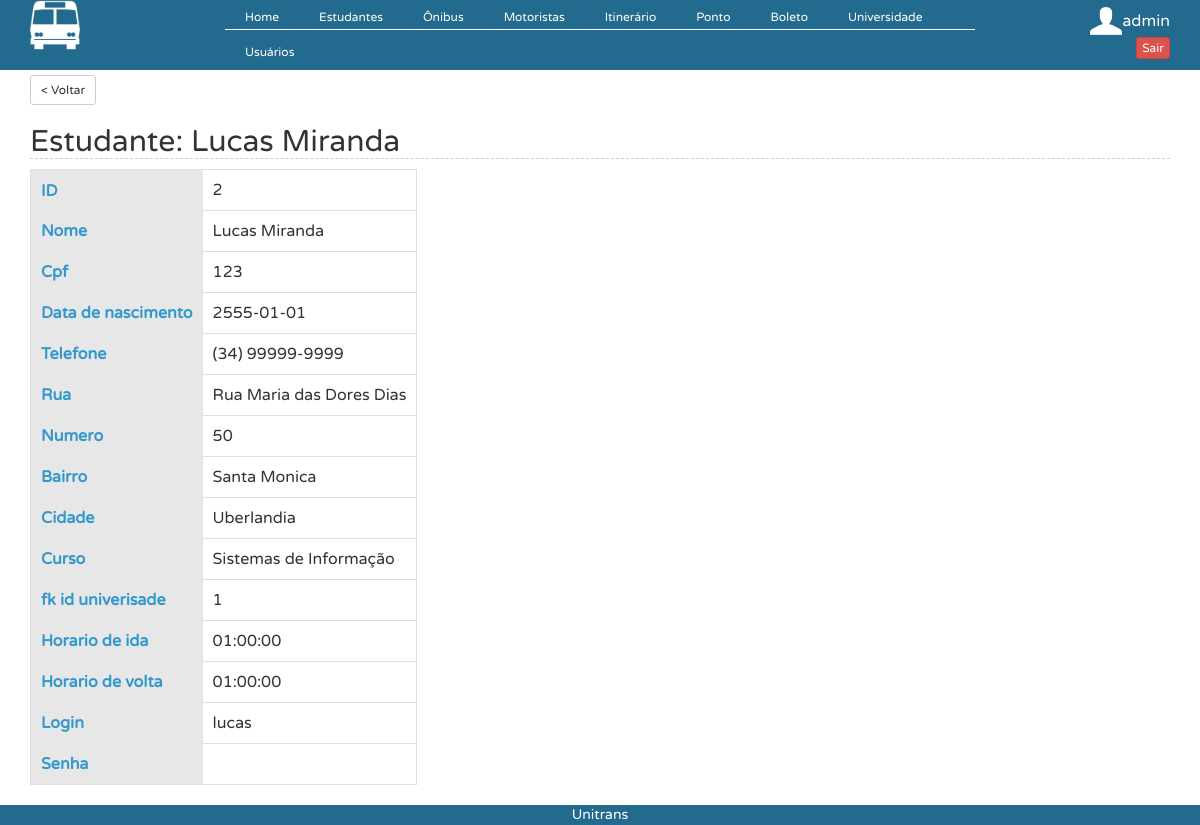
/?controller=estudante&action=view&id=2 (signed in), run on an earlier commit of the app's database.
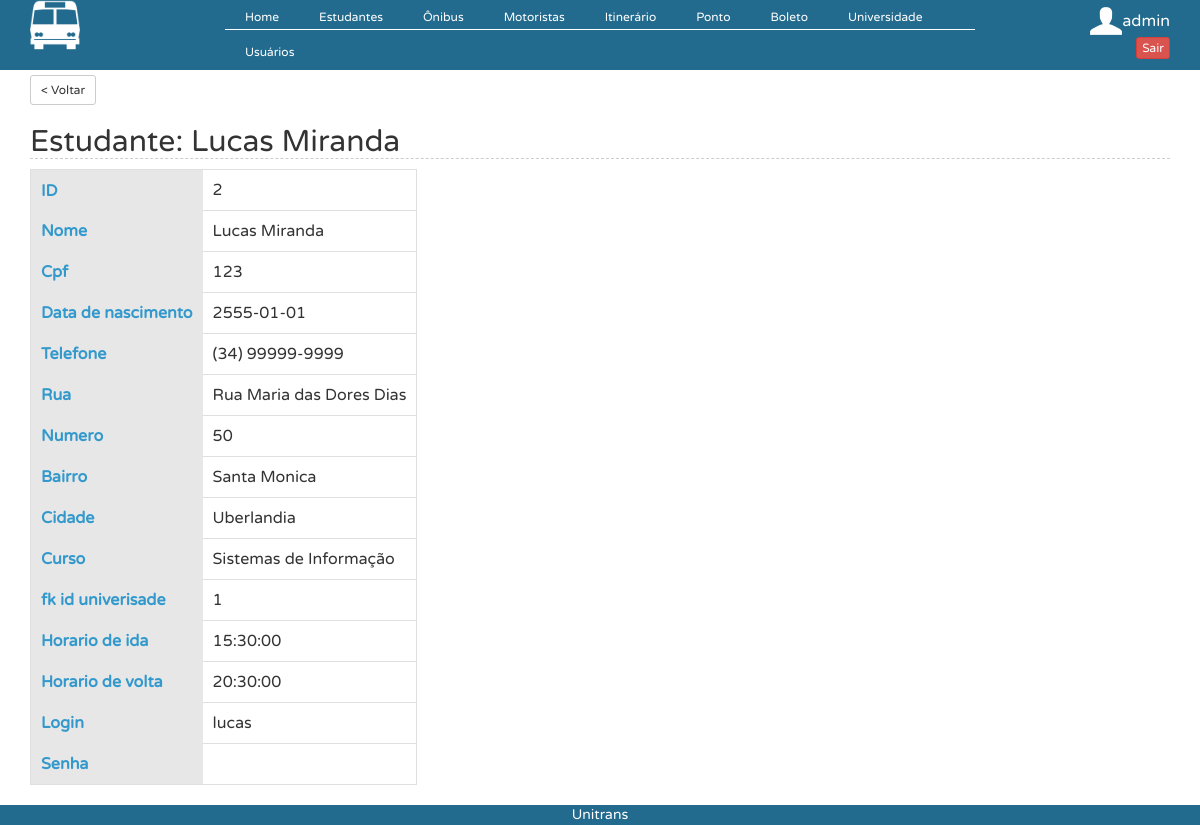
And on a later commit of the database.
### tables this page shows
CREATE TABLE `estudante` (
  `id` int(11) NOT NULL AUTO_INCREMENT,
  `nome` varchar(45) DEFAULT NULL,
  `cpf` varchar(45) DEFAULT NULL,
  `data_de_nascimento` date DEFAULT NULL,
  `rua` varchar(45) DEFAULT NULL,
  `telefone` varchar(45) DEFAULT NULL,
  `fk_id_universidade` varchar(45) DEFAULT NULL,
  `curso` varchar(45) DEFAULT NULL,
  `login` varchar(45) DEFAULT NULL,
  `senha` varchar(45) DEFAULT NULL,
  `horario_de_ida` time DEFAULT NULL,
  `numero` int(11) DEFAULT NULL,
  `bairro` varchar(45) DEFAULT NULL,
  `cidade` varchar(45) DEFAULT NULL,
  `horario_de_volta` time DEFAULT NULL,
  `foto` varchar(100) DEFAULT NULL,
  `latitude` varchar(25) DEFAULT NULL,
  `longitude` varchar(25) DEFAULT NULL,
  `fk_id_ponto` int(11) DEFAULT '1',
  PRIMARY KEY (`id`)
);

### controllers/EstudanteController.php (called while the page is built, shortened)
<?php
class EstudanteController {
   public function view() {
      $estudante = EstudanteDAO::find($_GET['id']);
      require_once('views/estudante/view.php');
   }
}
?>

### connection.php (called while the page is built, shortened)
<?php
  class Db {
    private static $instance = NULL;
    public static function getInstance() {
      if (!isset(self::$instance)) {
        $pdo_options[PDO::ATTR_ERRMODE] = PDO::ERRMODE_EXCEPTION;
        self::$instance = new PDO('mysql:host=localhost;dbname=teste', 'root', '123456', $pdo_options);
      }
      return self::$instance;
    }
  }
?>

### models/EstudanteDAO.php (called while the page is built, shortened)
<?php
@include_once 'models/Estudante.php';
class EstudanteDAO {
    public static function find($id) {
        $id = intval($id);
        $req = Db::getInstance()->prepare('SELECT * FROM estudante WHERE id = :id');
        $req->execute(array('id' => $id));
        return EstudanteDAO::popular($req->fetch());
    }
    public static function popular($linha) {
        $estudante = new Estudante();
        $estudante->setId($linha['id']);
        $estudante->setNome($linha['nome']);
        $estudante->setCpf($linha['cpf']);
        $estudante->setData_de_nascimento($linha['data_de_nascimento']);
        $estudante->setTelefone($linha['telefone']);
        $estudante->setRua($linha['rua']);
        $estudante->setNumero($linha['numero']);
        $estudante->setBairro($linha['bairro']);
        $estudante->setCidade($linha['cidade']);
        $estudante->setCurso($linha['curso']);
        $estudante->setfk_id_universidade($linha['fk_id_universidade']);
        $estudante->setHorario_de_ida($linha['horario_de_ida']);
        $estudante->setHorario_de_volta($linha['horario_de_volta']);
        $estudante->setLogin($linha['login']);
        $estudante->setFoto($linha['foto']);
        $estudante->setLat($linha["latitude"]);
        $estudante->setLong($linha["longitude"]);
        $estudante->setFk_id_ponto_embarque($linha["fk_id_ponto_embarque"]);
        $estudante->setFk_id_ponto_desembarque($linha["fk_id_ponto_desembarque"]);
        return $estudante;
    }
}

### models/Estudante.php (called while the page is built, shortened)
<?php
class Estudante{
    private $id;
    private $nome;
    private $cpf;
    private $data_de_nascimento;
    private $telefone;
    private $rua;
    private $numero;
    private $bairro;
    private $cidade;
    private $curso;
    private $fk_id_universidade;
    private $horario_de_ida;
    private $horario_de_volta;
    private $login;
function setId ($id){
        $this->id=$id;
    }
    function getId (){
        return $this->id;
    }
    public function getNome() {
        return $this->nome;
    }
    public function setNome($nome) {
        $this->nome = $nome;
    }
    public function getCpf() {
        return $this->cpf;
    }
    public function setCpf($cpf) {
        $this->cpf = $cpf;
    }
    public function getData_de_nascimento() {
        return $this->data_de_nascimento;
    }
    public function setData_de_nascimento($data_de_nascimento) {
        $this->data_de_nascimento = $data_de_nascimento;
    }
    public function getTelefone() {
        return $this->telefone;
    }
    public function setTelefone($telefone) {
        $this->telefone = $telefone;
    }
    public function getRua() {
        return $this->rua;
    }
    public function setRua($rua) {
        $this->rua = $rua;
    }
    public function getNumero() {
        return $this->numero;
    }
    public function setNumero($numero) {
        $this->numero = $numero;
    }
    public function getBairro() {
        return $this->bairro;
    }
    public function setBairro($bairro) {
        $this->bairro = $bairro;
    }
    public function getCidade() {
        return $this->cidade;
    }
    public function setCidade($cidade) {
        $this->cidade = $cidade;
    }
    public function getCurso() {
        return $this->curso;
    }
    public function setCurso($curso) {
        $this->curso = $curso;
    }
    public function getfk_id_universidade() {
        return $this->fk_id_universidade;
    }
    public function setfk_id_universidade($fk_id_universidade) {
        $this->fk_id_universidade = $fk_id_universidade;
    }
    public function getHorario_de_ida() {
        return $this->horario_de_ida;
    }
    public function setHorario_de_ida($horario_de_ida) {
        $this->horario_de_ida = $horario_de_ida;
    }
    public function getHorario_de_volta() {
        return $this->horario_de_volta;
    }
    public function setHorario_de_volta($horario_de_volta) {
        $this->horario_de_volta = $horario_de_volta;
    }
    public function getLogin() {
        return $this->login;
    }
    public function setLogin($login) {
        $this->login = $login;
    }
}
?>

### views/estudante/view.php (the view)
<button  onclick="javascript:history.back()" type="button" class="btn btn-default btn-sm" style="margin-top: 5px">
                    < Voltar
                </button><h2>Estudante: <?php echo $estudante->getNome();?></h2>
<table class="view">
    <tbody>
      <tr>
        <th>ID</th>
        <td><?php echo $estudante->getId() ?></td>
      </tr>
    <tr align="left">
        <th>Nome</th>
        <td><?php echo $estudante->getNome()?></td>
    </tr>
    <tr align="left">
        <th>Cpf</th>
        <td><?php echo $estudante->getCpf()?></td>
    </tr>
    <tr align="left">
        <th>Data de nascimento</th>
        <td><?php echo $estudante->getData_de_nascimento()?></td>
    </tr>
    <tr align="left">
        <th>Telefone</th>
        <td><?php echo $estudante->getTelefone()?></td>
    </tr>
    <tr align="left">
        <th>Rua</th>
        <td><?php echo $estudante->getRua()?></td>
    </tr>
    <tr align="left">
        <th>Numero</th>
        <td><?php echo $estudante->getNumero()?></td>
    </tr>
    <tr align="left">
        <th>Bairro</th>
        <td><?php echo $estudante->getBairro()?></td>
    </tr>
    <tr align="left">
        <th>Cidade</th>
        <td><?php echo $estudante->getCidade()?></td>
    </tr>
    <tr align="left">
        <th>Curso</th>
        <td><?php echo $estudante->getCurso()?></td>
    </tr>
    <tr align="left">
        <th>fk id univerisade</th>
        <td><?php echo $estudante->getfk_id_universidade()?></td>
    </tr>
    <tr align="left">
        <th>Horario de ida</th>
        <td><?php echo $estudante->getHorario_de_ida()?></td>
    </tr>
    <tr align="left">
        <th> Horario de volta</th>
        <td><?php echo $estudante->getHorario_de_volta()?></td>
    </tr>
    <tr align="left">
        <th>Login</th>
        <td><?php echo $estudante->getLogin()?></td>
    </tr>
    <tr align="left">
        <th>Senha</th>
        <td><?php echo $estudante->getSenha()?></td>
    </tr>
    </tbody>
  </table>

What changed in the data, as far as the page shows it:
changed estudante "Lucas Miranda": horario_de_ida "01:00:00" → "15:30:00"; horario_de_volta "01:00:00" → "20:30:00"
